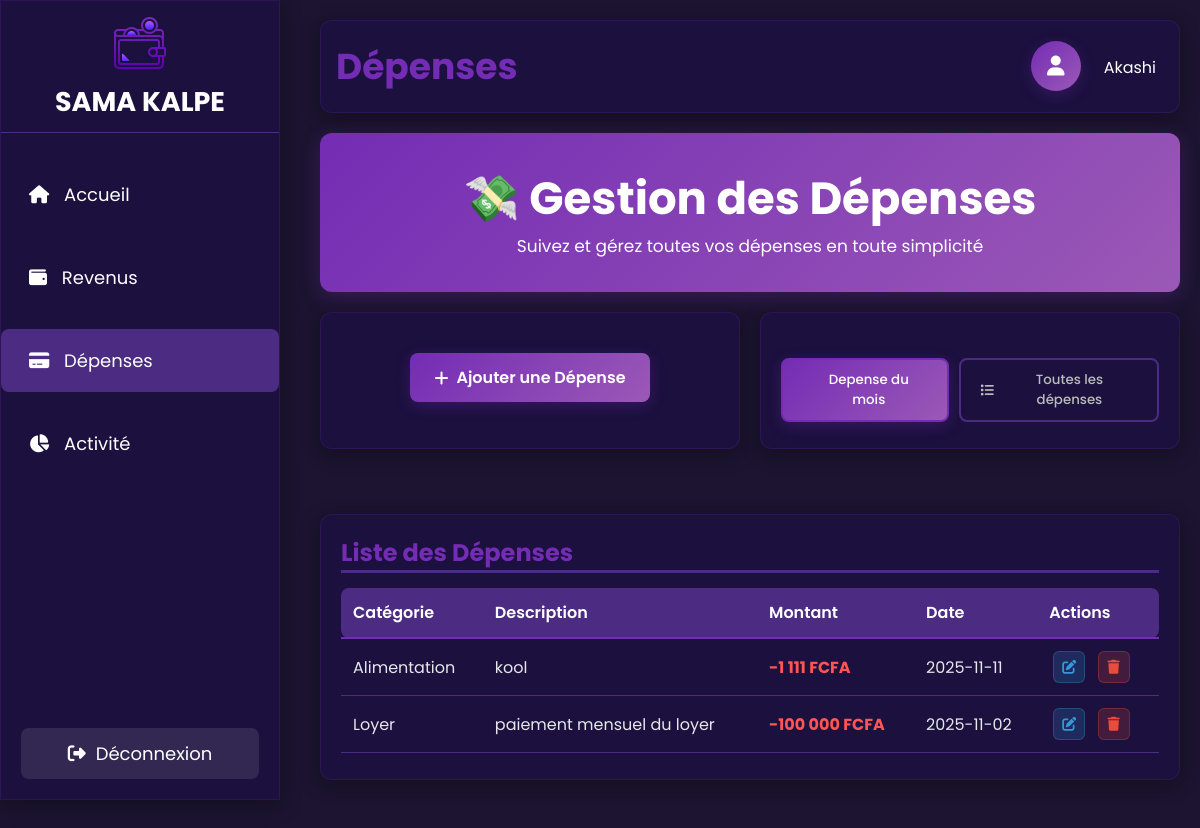
/depenses.php (signed in), run on an earlier commit of the app's database.
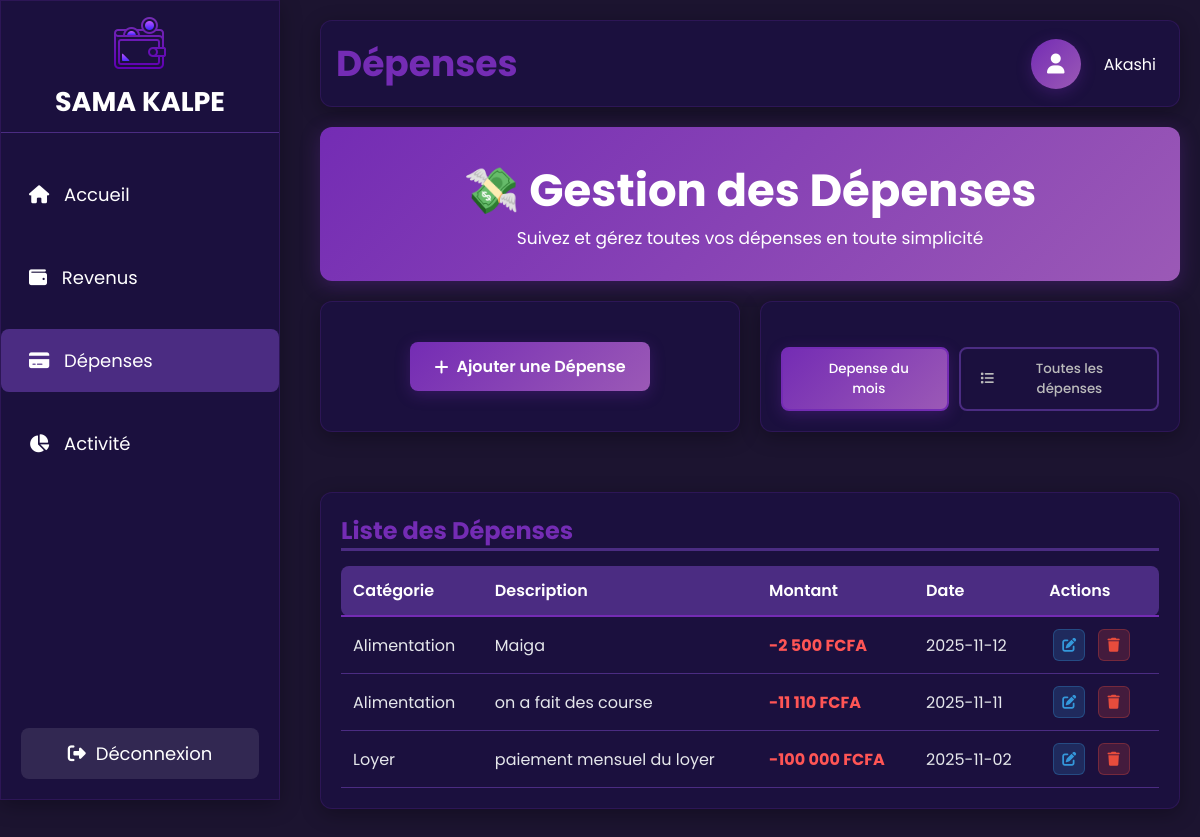
And on a later commit of the database.
### tables this page shows
CREATE TABLE IF NOT EXISTS `operation` (
  `ID_OPERATIONS_` int UNSIGNED NOT NULL AUTO_INCREMENT,
  `ID_UTILISATEUR` int NOT NULL,
  `ID_CATEGORIE` int NOT NULL,
  `MONTANT` int DEFAULT NULL,
  `DATE_OPERATION` date DEFAULT NULL,
  `DESCRIPTION` varchar(255) DEFAULT NULL,
  PRIMARY KEY (`ID_OPERATIONS_`),
  KEY `FK_OPERATIO_APPARTENI_CATEGORI` (`ID_CATEGORIE`),
  KEY `FK_OPERATIO_EFFECTUER_UTILISAT` (`ID_UTILISATEUR`)
);

CREATE TABLE IF NOT EXISTS `categorie` (
  `ID_CATEGORIE` int NOT NULL AUTO_INCREMENT,
  `ID_TYPE` int NOT NULL,
  `NOM_CATEGORIE` varchar(255) DEFAULT NULL,
  PRIMARY KEY (`ID_CATEGORIE`),
  KEY `ID_TYPE` (`ID_TYPE`)
);

### depenses.php (the view, shortened to what the changed rows need)
<?php
require_once __DIR__ . "/config/config.php";
$userId = $_SESSION['id'];
try {
    $filtre = isset($_GET['filtre']) ? $_GET['filtre'] : 'mois_courant';
    if ($filtre === 'mois_courant') {
        $sql = "SELECT operation.ID_OPERATIONS_, operation.DATE_OPERATION, operation.DESCRIPTION, operation.MONTANT, categorie.NOM_CATEGORIE
                FROM operation
                LEFT JOIN categorie ON operation.ID_CATEGORIE = categorie.ID_CATEGORIE
                LEFT JOIN type ON categorie.ID_TYPE = type.ID_TYPE
                WHERE operation.ID_UTILISATEUR = ?
                  AND type.NOM_TYPE = 'Depense'
                  AND MONTH(DATE_OPERATION) = MONTH(CURRENT_DATE())
                  AND YEAR(DATE_OPERATION) = YEAR(CURRENT_DATE())
                ORDER BY DATE_OPERATION DESC";
    }
    $stmt = $mysqlClient->prepare($sql);
    $stmt->execute([$userId]);
    $depenses = $stmt->fetchAll(PDO::FETCH_ASSOC);
} catch (PDOException $e) {
    die("Erreur : " . $e->getMessage());
}
?>
<!DOCTYPE html>
<html lang="fr">
<head>
    <link rel="stylesheet" href="https://cdnjs.cloudflare.com/ajax/libs/font-awesome/6.6.0/css/all.min.css">
    <link rel="stylesheet" href="CSS/accueil.css">
    <link rel="stylesheet" href="CSS/dropdown.css">
    <link rel="stylesheet" href="CSS/sidebar.css">
    <link rel="stylesheet" href="CSS/pages-actions.css">
</head>
<body>
<div class="container">
  <aside class="sidebar">
        <div class="titre">
      <h1>SAMA KALPE</h1>
      </div>
    </aside>
  <main class="main">
    <header class="header">
      <h1>Dépenses</h1>
    </header>
    <section class="introduction">
      <h1>💸 Gestion des Dépenses</h1>
    </section>
    <section class="transactions">
      <h2>Liste des Dépenses</h2>
      <div id="mois_courant" class="tab-content" <?= ($filtre === 'tous') ? 'style="display:none"' : '' ?>>
        <table class="transaction">
          <thead>
            <tr>
              <th>Catégorie</th>
              <th>Description</th>
              <th>Montant</th>
              <th>Date</th>
              <th>Actions</th>
            </tr>
          </thead>
          <tbody>
            <?php if ($filtre === 'mois_courant' && !empty($depenses)): ?>
              <?php foreach ($depenses as $d): ?>
                <tr>
                  <td><?= htmlspecialchars($d['NOM_CATEGORIE'] ?? 'Non défini') ?></td>
                  <td><?= htmlspecialchars($d['DESCRIPTION'] ?? '') ?></td>
                  <td class="montant negatif">-<?= number_format($d['MONTANT'] ?? 0, 0, ',', ' ') ?> FCFA</td>
                  <td><?= htmlspecialchars($d['DATE_OPERATION'] ?? '') ?></td>
                  <td>
                    <a href="modif_depense.php?id=<?= $d['ID_OPERATIONS_'] ?>" class="btn-icon btn-modifier" title="Modifier">
                      <i class="fa-solid fa-edit"></i>
                    </a>
                    <a href="supp_depense.php?id=<?= $d['ID_OPERATIONS_'] ?>" class="btn-icon btn-supprimer" title="Supprimer" onclick="return confirm('Supprimer cette dépense ?')">
                      <i class="fa-solid fa-trash"></i>
                    </a>
                  </td>
                </tr>
              <?php endforeach; ?>
            <?php else: ?>
              <tr>
                <td colspan="5" style="text-align: center; color: #bbb;">Aucune dépense trouvée pour ce mois.</td>
              </tr>
            <?php endif; ?>
          </tbody>
        </table>
      </div>
    </section>
  </main>
</div>
</body>
</html>

What changed in the data, as far as the page shows it:
added operation: ID_CATEGORIE.NOM_CATEGORIE "Alimentation", DESCRIPTION "Maiga", MONTANT "2 500", DATE_OPERATION "2025-11-12"
changed operation: DESCRIPTION "kool" → "on a fait des course"; MONTANT "1 111" → "11 110"
